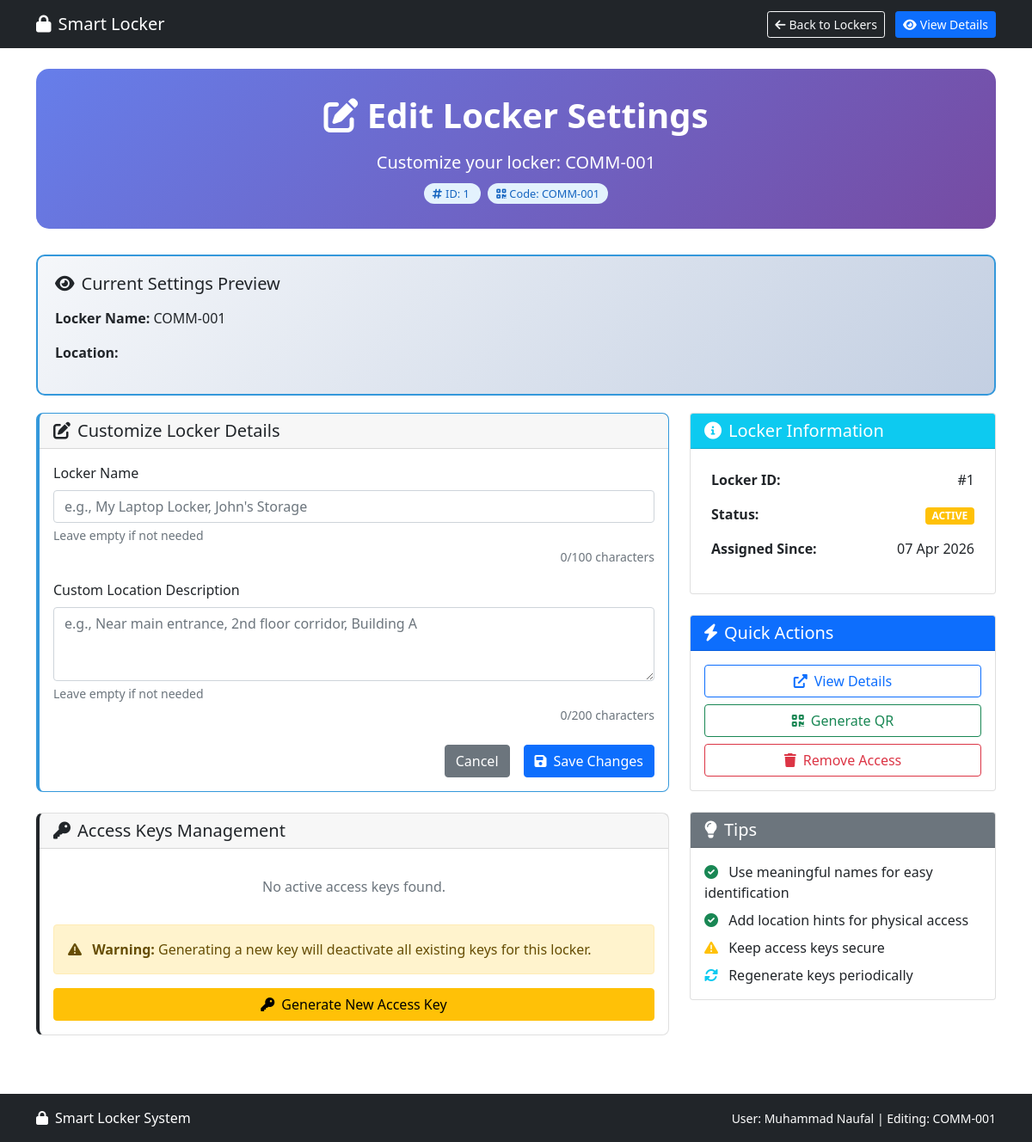
The page /commercial/edit-locker.php?id=1 (signed in) on the database its author committed.
### tables this page shows
CREATE TABLE `user_locker_assignments` (
  `id` int(11) NOT NULL,
  `user_id` int(11) NOT NULL,
  `locker_id` int(11) NOT NULL,
  `key_value` varchar(255) DEFAULT NULL,
  `assigned_at` timestamp NOT NULL DEFAULT current_timestamp(),
  `is_active` tinyint(1) DEFAULT 1,
  `custom_name` varchar(100) DEFAULT NULL,
  `custom_location` varchar(100) DEFAULT NULL,
  `id_number_used` varchar(50) DEFAULT NULL,
  `access_expiry` datetime DEFAULT NULL,
  `updated_at` datetime DEFAULT NULL
);

CREATE TABLE `lockers` (
  `id` int(11) NOT NULL,
  `name` varchar(100) DEFAULT NULL,
  `location` varchar(255) DEFAULT NULL,
  `device_id` varchar(255) DEFAULT NULL,
  `unique_code` varchar(50) DEFAULT NULL,
  `status` enum('available','occupied','active','maintenance') DEFAULT 'available',
  `command_status` enum('IDLE','UNLOCK','LOCK') DEFAULT 'IDLE',
  `nfc_register_mode` tinyint(1) NOT NULL DEFAULT 0 COMMENT '1=register mode active, 0=normal access',
  `created_at` timestamp NOT NULL DEFAULT current_timestamp(),
  `locker_key` varchar(64) DEFAULT NULL
);

### commercial/edit-locker.php (the view, shortened to what this page needs)
<?php
require_once 'config.php';
$user_id = $_SESSION['user_id'];
$user_name = $_SESSION['user_name'];
$locker_id = intval($_GET['id']);
$stmt = $pdo->prepare("
    SELECT la.*,
           l.status, l.unique_code, l.device_id,
           COALESCE(la.custom_name, l.unique_code) as display_name,
           COALESCE(la.custom_location, '') as display_location
    FROM user_locker_assignments la
    LEFT JOIN lockers l ON la.locker_id = l.id
    WHERE la.user_id = ? AND la.locker_id = ? AND la.is_active = 1
");
$stmt->execute([$user_id, $locker_id]);
$locker = $stmt->fetch(PDO::FETCH_ASSOC);
$stmt = $pdo->prepare("
    SELECT * FROM access_keys
    WHERE user_id = ? AND locker_id = ? AND is_active = 1
    ORDER BY created_at DESC
    LIMIT 5
");
$stmt->execute([$user_id, $locker_id]);
$access_keys = $stmt->fetchAll(PDO::FETCH_ASSOC);
?>
<!DOCTYPE html>
<html lang="en">
<head>
    <link href="https://cdn.jsdelivr.net/npm/bootstrap@5.1.3/dist/css/bootstrap.min.css" rel="stylesheet">
    <link rel="stylesheet" href="https://cdnjs.cloudflare.com/ajax/libs/font-awesome/6.0.0/css/all.min.css">
</head>
<body>
    <nav class="navbar navbar-expand-lg navbar-dark bg-dark">
        <div class="container">
            <a class="navbar-brand" href="dashboard.php">
                <i class="fas fa-lock me-2"></i>Smart Locker
            </a>
            <div>
                <a href="my-locker.php" class="btn btn-outline-light btn-sm me-2">
                    <i class="fas fa-arrow-left me-1"></i>Back to Lockers
                </a>
                <a href="locker-details.php?id=<?php echo $locker_id; ?>" class="btn btn-primary btn-sm">
                    <i class="fas fa-eye me-1"></i>View Details
                </a>
            </div>
        </div>
    </nav>
    <div class="container py-4">
        <div class="edit-header text-center">
            <h1 class="display-6 fw-bold mb-3">
                <i class="fas fa-edit"></i> Edit Locker Settings
            </h1>
            <p class="lead mb-0">
                Customize your locker: <?php echo htmlspecialchars($locker['display_name'] ?? ''); ?>
            </p>
            <div class="mt-2">
                <span class="info-badge">
                    <i class="fas fa-hashtag me-1"></i>ID: <?php echo $locker_id; ?>
                </span>
                <span class="info-badge ms-2">
                    <i class="fas fa-qrcode me-1"></i>Code: <?php echo htmlspecialchars($locker['unique_code']); ?>
                </span>
            </div>
        </div>
        <div class="preview-card">
            <h5><i class="fas fa-eye me-2"></i>Current Settings Preview</h5>
            <div class="row mt-3">
                <div class="col-md-6">
                    <p><strong>Locker Name:</strong> <?php echo htmlspecialchars($locker['display_name'] ?? ''); ?></p>
                    <p><strong>Location:</strong> <?php echo htmlspecialchars($locker['display_location'] ?? ''); ?></p>
                </div>
                <div class="col-md-6">
                </div>
            </div>
        </div>
        <div class="row">
            <div class="col-lg-8">
                <div class="card card-section info">
                    <div class="card-header">
                        <h5 class="mb-0"><i class="fas fa-edit me-2"></i>Customize Locker Details</h5>
                    </div>
                    <div class="card-body">
                        <form method="POST">
                            <div class="mb-3">
                                <label for="custom_name" class="form-label">Locker Name</label>
                                <input type="text"
                                       class="form-control"
                                       id="custom_name"
                                       name="custom_name"
                                       value="<?php echo htmlspecialchars($locker['custom_name'] ?? ''); ?>"
                                       placeholder="e.g., My Laptop Locker, John's Storage"
                                       maxlength="100">
                                <div class="form-text">
                                    Leave empty if not needed
                                </div>
                            </div>
                            <div class="mb-4">
                                <label for="custom_location" class="form-label">Custom Location Description</label>
                                <textarea class="form-control"
                                          id="custom_location"
                                          name="custom_location"
                                          rows="3"
                                          placeholder="e.g., Near main entrance, 2nd floor corridor, Building A"
                                          maxlength="200"><?php echo htmlspecialchars($locker['custom_location'] ?? ''); ?></textarea>
                                <div class="form-text">
                                    Leave empty if not needed
                                </div>
                            </div>
                            <div class="d-grid gap-2 d-md-flex justify-content-md-end">
                                <a href="my-locker.php" class="btn btn-secondary me-2">Cancel</a>
                                <button type="submit" class="btn btn-primary">
                                    <i class="fas fa-save me-2"></i>Save Changes
                                </button>
                            </div>
                        </form>
                    </div>
                </div>
                <div class="card card-section mt-4">
                    <div class="card-header">
                        <h5 class="mb-0"><i class="fas fa-key me-2"></i>Access Keys Management</h5>
                    </div>
                    <div class="card-body">
                        <?php if ($access_keys): ?>
                        <div class="table-responsive">
                            <table class="table table-hover">
                                <thead>
                                    <tr>
                                        <th>Key Name</th>
                                        <th>Key Value</th>
                                        <th>Created</th>
                                        <th>Expires</th>
                                        <th>Status</th>
                                    </tr>
                                </thead>
                                <tbody>
                                    <?php foreach ($access_keys as $key): ?>
                                    <tr>
                                        <td><?php echo htmlspecialchars($key['key_name']); ?></td>
                                        <td>
                                            <code class="small"><?php echo substr($key['key_value'], 0, 8) . '...'; ?></code>
                                            <button class="btn btn-sm btn-outline-secondary ms-2"
                                                    onclick="copyToClipboard('<?php echo $key['key_value']; ?>')"
                                                    title="Copy full key">
                                                <i class="fas fa-copy"></i>
                                            </button>
                                        </td>
                                        <td><?php echo date('d M Y', strtotime($key['created_at'])); ?></td>
                                        <td>
                                            <?php
                                            $expiry_date = strtotime($key['expires_at']);
                                            $today = time();
                                            $days_left = floor(($expiry_date - $today) / (60 * 60 * 24));
                                            if ($days_left < 0) {
                                                echo '<span class="badge bg-danger">Expired</span>';
                                            } elseif ($days_left < 30) {
                                                echo '<span class="badge bg-warning">' . $days_left . ' days</span>';
                                            } else {
                                                echo date('d M Y', $expiry_date);
                                            }
                                            ?>
                                        </td>
                                        <td>
                                            <span class="badge bg-<?php echo $key['is_active'] ? 'success' : 'secondary'; ?>">
                                                <?php echo $key['is_active'] ? 'ACTIVE' : 'INACTIVE'; ?>
                                            </span>
                                        </td>
                                    </tr>
                                    <?php endforeach; ?>
                                </tbody>
                            </table>
                        </div>
                        <?php else: ?>
                        <p class="text-muted text-center py-3">No active access keys found.</p>
                        <?php endif; ?>
                        <form method="POST" class="mt-3">
                            <div class="alert alert-warning">
                                <i class="fas fa-exclamation-triangle me-2"></i>
                                <strong>Warning:</strong> Generating a new key will deactivate all existing keys for this locker.
                            </div>
                            <button type="submit" class="btn btn-warning w-100"
                                    onclick="return confirm('⚠️ Generate new access key?\n\nExisting keys will be deactivated immediately!')">
                                <i class="fas fa-key me-2"></i>Generate New Access Key
                            </button>
                        </form>
                    </div>
                </div>
            </div>
            <div class="col-lg-4">
                <div class="card">
                    <div class="card-header bg-info text-white">
                        <h5 class="mb-0"><i class="fas fa-info-circle me-2"></i>Locker Information</h5>
                    </div>
                    <div class="card-body">
                        <table class="table table-borderless">
                            <tr>
                                <th>Locker ID:</th>
                                <td class="text-end">#<?php echo $locker_id; ?></td>
                            </tr>
                            <tr>
                                <th>Status:</th>
                                <td class="text-end">
                                    <span class="badge bg-<?php echo $locker['status'] == 'occupied' ? 'success' : 'warning'; ?>">
                                        <?php echo strtoupper($locker['status']); ?>
                                    </span>
                                </td>
                            </tr>
                            <tr>
                                <th>Assigned Since:</th>
                                <td class="text-end"><?php echo date('d M Y', strtotime($locker['assigned_at'])); ?></td>
                            </tr>
                        </table>
                    </div>
                </div>
                <div class="card mt-4">
                    <div class="card-header bg-primary text-white">
                        <h5 class="mb-0"><i class="fas fa-bolt me-2"></i>Quick Actions</h5>
                    </div>
                    <div class="card-body">
                        <div class="d-grid gap-2">
                            <a href="locker-details.php?id=<?php echo $locker_id; ?>" class="btn btn-outline-primary">
                                <i class="fas fa-external-link-alt me-2"></i>View Details
                            </a>
                            <a href="generate-qr.php?locker_id=<?php echo $locker_id; ?>" target="_blank" class="btn btn-outline-success">
                                <i class="fas fa-qrcode me-2"></i>Generate QR
                            </a>
                            <a href="remove_access.php?id=<?php echo $locker_id; ?>"
                               class="btn btn-outline-danger"
                               onclick="return confirm('⚠️ Remove access to this locker?\n\nYou will lose all access to this locker!')">
                                <i class="fas fa-trash me-2"></i>Remove Access
                            </a>
                        </div>
                    </div>
                </div>
                <div class="card mt-4">
                    <div class="card-header bg-secondary text-white">
                        <h5 class="mb-0"><i class="fas fa-lightbulb me-2"></i>Tips</h5>
                    </div>
                    <div class="card-body">
                        <ul class="list-unstyled mb-0">
                            <li class="mb-2">
                                <i class="fas fa-check-circle text-success me-2"></i>
                                Use meaningful names for easy identification
                            </li>
                            <li class="mb-2">
                                <i class="fas fa-check-circle text-success me-2"></i>
                                Add location hints for physical access
                            </li>
                            <li class="mb-2">
                                <i class="fas fa-exclamation-triangle text-warning me-2"></i>
                                Keep access keys secure
                            </li>
                            <li>
                                <i class="fas fa-sync-alt text-info me-2"></i>
                                Regenerate keys periodically
                            </li>
                        </ul>
                    </div>
                </div>
            </div>
        </div>
    </div>
    <footer class="bg-dark text-white py-3 mt-4">
        <div class="container">
            <div class="row">
                <div class="col-md-6">
                    <p class="mb-0">
                        <i class="fas fa-lock me-2"></i>Smart Locker System
                    </p>
                </div>
                <div class="col-md-6 text-md-end">
                    <p class="mb-0">
                        <small>
                            User: <?php echo htmlspecialchars($user_name); ?> |
                            Editing: <?php echo htmlspecialchars($locker['display_name'] ?? ''); ?>
                        </small>
                    </p>
                </div>
            </div>
        </div>
    </footer>
</body>
</html>

### commercial/edit-locker.php (style rules this page uses)
.edit-header { background: linear-gradient(135deg, #667eea, #764ba2); color: white; padding: 30px 0; border-radius: 15px; margin-bottom: 30px; }
.card-section { border-left: 4px solid; margin-bottom: 20px; border-radius: 8px; }
.card-section.info { border-color: #3498db; }
.info-badge { background: #e3f2fd; color: #1565c0; padding: 3px 10px; border-radius: 15px; font-size: 0.8rem; }
.preview-card { background: linear-gradient(135deg, #f5f7fa, #c3cfe2); border: 2px solid #3498db; border-radius: 10px; padding: 20px; margin: 20px 0; }

### rows shown on the page
user_locker_assignments: locker.unique_code "COMM-001", locker.status "ACTIVE", assigned_at "07 Apr 2026"

### other values the page prints
$locker['display_name'] "COMM-001"
$locker_id "1"
$user_name "Muhammad Naufal"
